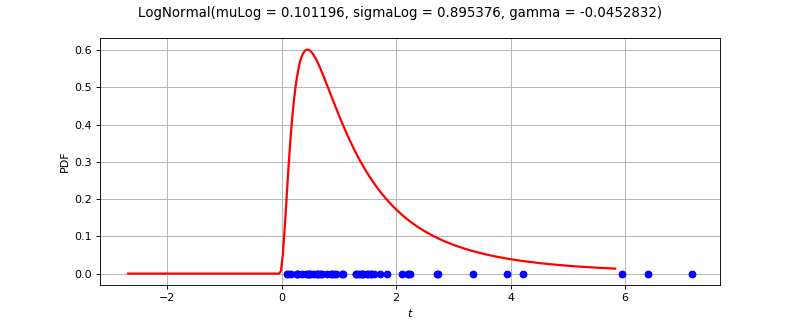

The Python source for this figure:
import openturns as ot
from matplotlib import pyplot as plt
from openturns.viewer import View
ot.RandomGenerator.SetSeed(0)
factory = ot.LogNormalFactory()
ref = factory.build()
dimension = ref.getDimension()
if dimension <= 2:
    sample = ref.getSample(50)
    distribution = factory.build(sample)
    if dimension == 1:
        distribution.setDescription(['$t$'])
        pdf_graph = distribution.drawPDF(256)
        cloud = ot.Cloud(sample, ot.NumericalSample(sample.getSize(), 1))
        cloud.setColor('blue')
        cloud.setPointStyle('fcircle')
        pdf_graph.add(cloud)
        fig = plt.figure(figsize=(10, 4))
        plt.suptitle(str(distribution))
        pdf_axis = fig.add_subplot(111)
        View(pdf_graph, figure=fig, axes=[pdf_axis], add_legend=False)
    else:
        sample = ref.getSample(500)
        distribution.setDescription(['$t_0$', '$t_1$'])
        pdf_graph = distribution.drawPDF([256]*2)
        cloud = ot.Cloud(sample)
        cloud.setColor('red')
        cloud.setPointStyle('fcircle')
        pdf_graph.add(cloud)
        fig = plt.figure(figsize=(10, 4))
        plt.suptitle(str(distribution))
        pdf_axis = fig.add_subplot(111)
        View(pdf_graph, figure=fig, axes=[pdf_axis], add_legend=False)
